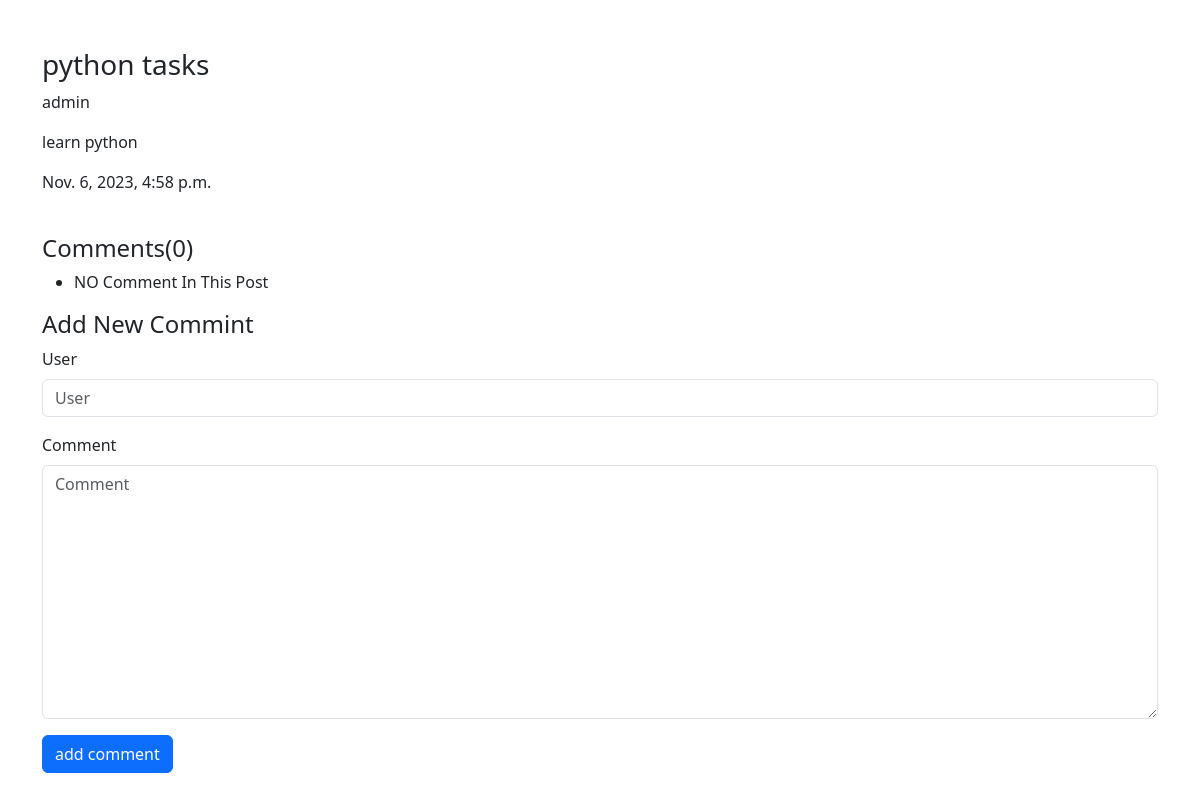
/posts/3, run on an earlier commit of the app's database.
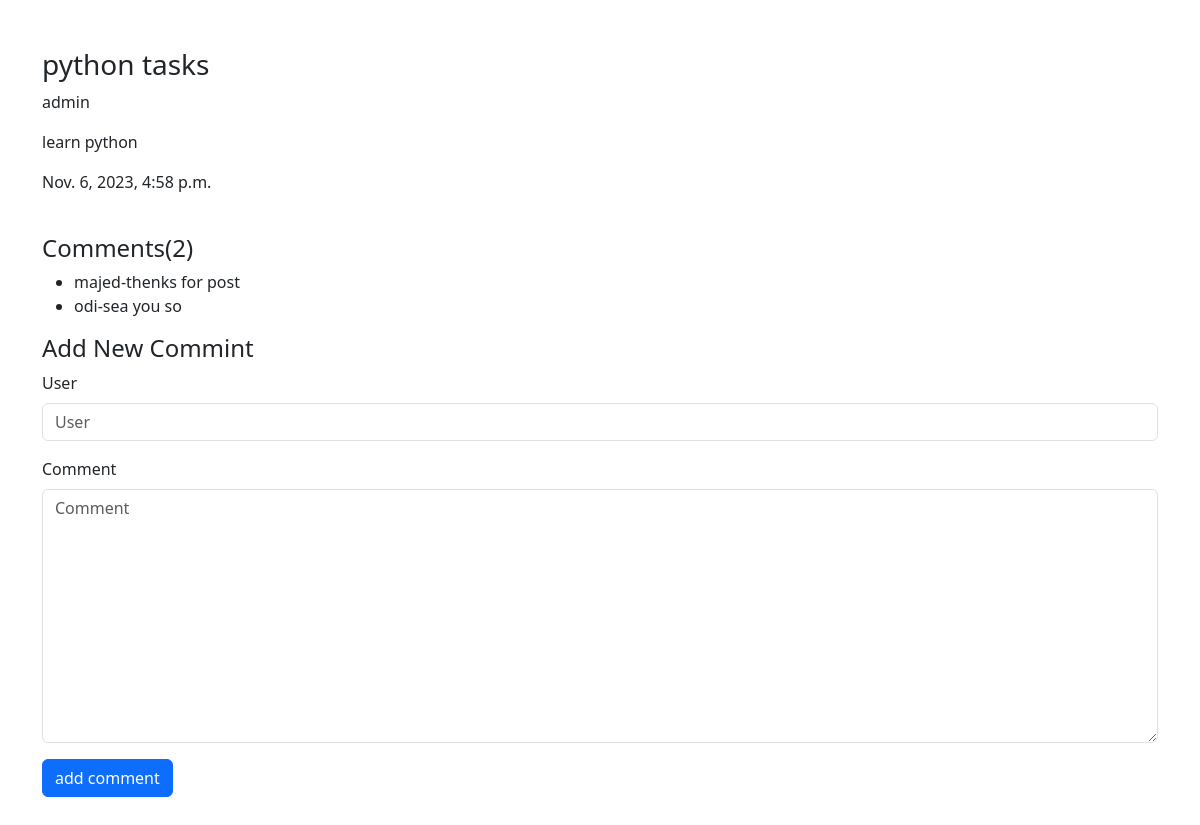
And on a later commit of the database.
### posts/models.py (models this page shows, shortened)
class Comment(models.Model):
    post =models.ForeignKey(Post,related_name='comment_post',on_delete=models.CASCADE)
    user = models.CharField(max_length=50)
    comment=models.TextField(max_length=300)
    created_ad=models.DateTimeField(default=timezone.now)

### posts/views.py (the view)
# urls.py: path('posts/<int:pk>',post_detail),
def post_detail(request,pk):
    date= Post.objects.get(id=pk)
    coments=Comment.objects.filter(post=date)
    if request.method=='POST':
        form=CommentForm(request.POST)
        if form.is_valid():
            myform=form.save(commit=False)
            myform.post=date
            myform.save()
    else:
        form=CommentForm()
    context={
        'post':date,
        'coments': coments,
        'form':form,
    }
    return render(request,'posts/post_datail.html',context)

### posts/forms.py
class CommentForm(forms.ModelForm):
    class Meta:
        model=Comment
        fields = ['user','comment']

### posts/models.py (called while the page is built)
    def __str__(self):
        return self.title

### posts/templates/posts/post_datail.html (shortened to what this page needs)
{% load django_bootstrap5 %}
<!doctype html>
<html lang="en">
  <head>
    <link href="https://cdn.jsdelivr.net/npm/bootstrap@5.3.2/dist/css/bootstrap.min.css" rel="stylesheet">
  </head>
  <body>
    <div class="container my-5">
        <div>
            <h3>{{post}}</h3>
            <p>{{post.author}}</p>
            <p>{{post.content | safe}}</p>
            <p>{{post.publish_date}}</p>
        </div>
        <div>
            <h4>Comments({{coments|length}})</h4>
            <ul>
                {% for comment in coments  %}
                    <li>{{comment.user}}-{{comment.comment}}</li>
                {%empty%}
                    <li>NO Comment In This Post</li>
                {% endfor %}
            </ul>
            <h4>Add New Commint</h4>
            <form method="post">
              {% bootstrap_form form %}
              {% bootstrap_button button_type="submit" content="add comment" %}
            </form>
        </div>
    </div>
  </body>
</html>

What changed in the data, as far as the page shows it:
added Comment: user "majed", comment "thenks for post"
added Comment: user "odi", comment "sea you so"
Also different on the page:
{{ coments|length }}: "0" → "2"
text no longer shown: "NO Comment In This Post"
